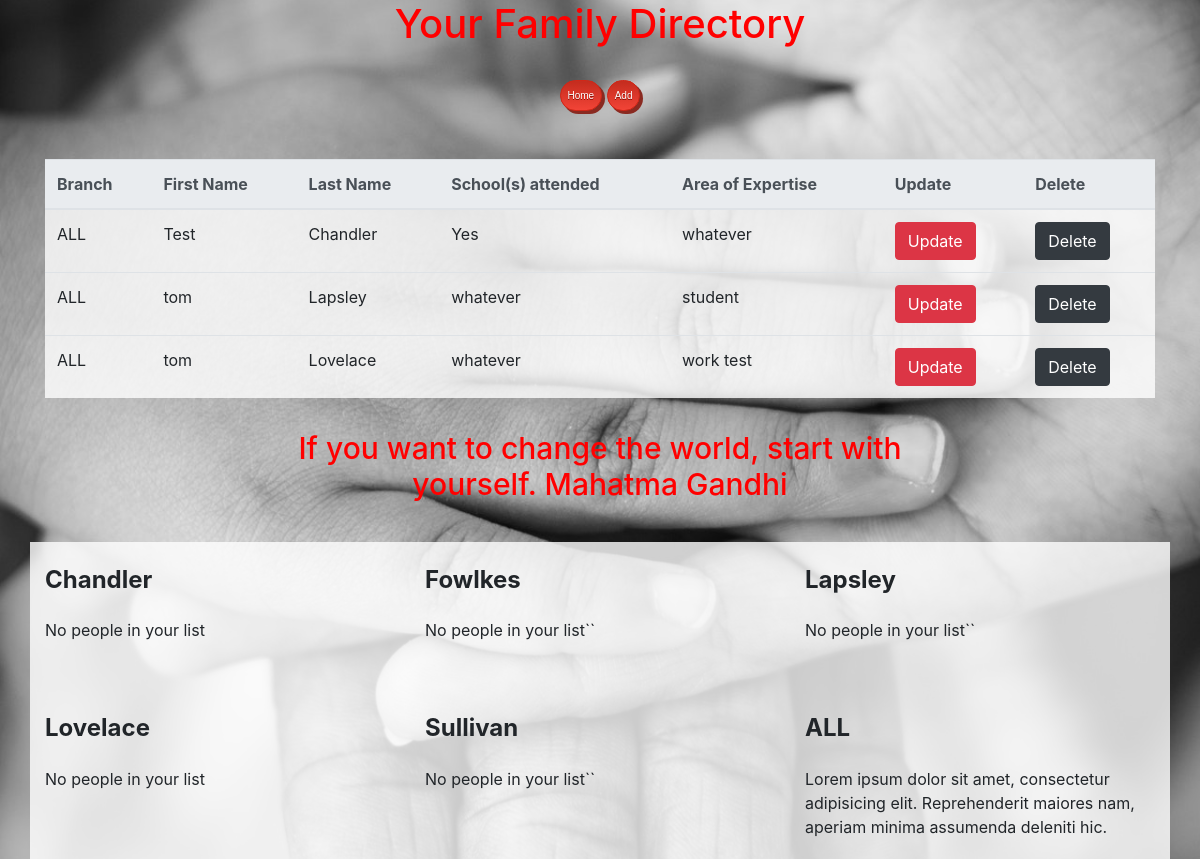
Page /directory on the earlier database version.
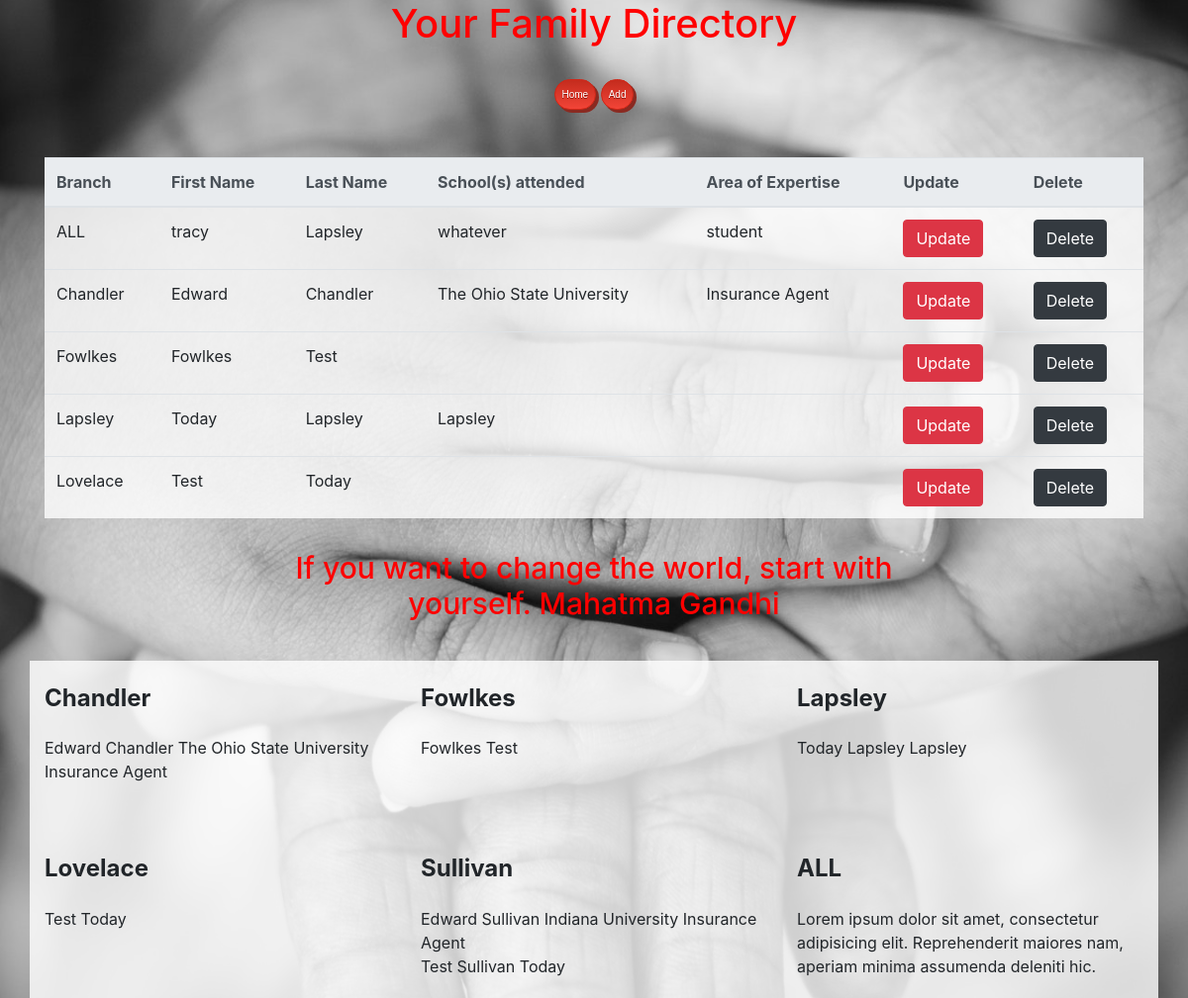
Same page on the later database version.
### family/models.py (models this page shows, shortened)
class Person(models.Model):
    first_name = models.CharField(max_length=50, default="")
    last_name = models.CharField(max_length=50, default="")
    schools =   models.CharField(max_length=30, default="")
    occupation = models.CharField(max_length=30, default="")
    branch = models.CharField(max_length=30, default="")
    listed = models.BooleanField(default=False)

### family/views.py (the view)
# urls.py: path("directory", directory_view, name="directory"),
def directory_view(request):
    people = Person.objects.all().order_by("branch")[:5]
    chandler = Person.objects.filter(branch="Chandler")[:2]
    lapsley = Person.objects.filter(branch="Lapsley")[:2]
    fowlkes = Person.objects.filter(branch="Fowlkes")[:2]
    lovelace = Person.objects.filter(branch="Lovelace")[:2]
    sullivan = Person.objects.filter(branch="Sullivan")[:2]
    context = {
        "people": people,
        "chandler": chandler,
        "lapsley": lapsley,
        "fowlkes": fowlkes,
        "lovelace": lovelace,
        "sullivan": sullivan
    }
    return render(request,'family/directory_view.html', context=context)

### templates/family/directory_view.html (shortened to what this page needs)
{% extends 'base.html' %}
{% load static %}
{% block content %}
<div class="view">
    <div class="container">
            <div class="text-center">
                <h1 style="color: red; font-size 60px">Your Family Directory</h1>
                <br>
                <a href="{% url 'family-home' %}" class="other_button">Home</a>
                <a href="{% url 'add' %}" class="other_button">Add </a>
            </div>
            <br>
            <br>
                <table class="table myTable">
                    <thead class="thead-light">
                        <tr class="table header">
                            <th class="table_header" scope="col">Branch</th>
                            <th class="table_header" scope="col">First Name</th>
                            <th class="table_header" scope="col">Last Name</th>
                            <th class="table_header" scope="col">School(s) attended</th>
                            <th class="table_header" scope="col">Area of Expertise</th>
                            <th class="table_header" scope="col">Update</th>
                            <th class="table_header" scope="col">Delete</th>
                    </thead>
                    <tbody>
                    {% if people %}
                        {% for person in people %}
                            <tr>
                                <td>{{ person.branch }}</td>
                                <td>{{ person.first_name }}</td>
                                <td>{{ person.last_name }}</td>
                                <td>{{ person.schools }}</td>
                                <td>{{person.occupation}}</td>
                                <td><a href="{% url 'update' person.id  %}" class="btn btn-danger">Update</a></td>
                                <td><a href="{% url 'delete' person.id %}" class="btn btn-dark">Delete</a></td>
                            </tr>
                        {% endfor %}
                    {% else %}
                        <tr>
                            <td>No people in your list</td>
                        </tr>
                    {% endif %}
                    </tbody>
                </table>
                    <div class="row d-flex justify-content-center mb-4">
                        <div class="col-md-8">
                            <h1 style="color: red; font-size: 30px"><p class="grey-text"><center>If you want to change the world, start with yourself.    Mahatma Gandhi</center></p></h1></n>
                        </div>
                    </div>
                    <div class="row familyList">
                        <div class="col-md-4 mb-5">
                            <h4 class="my-4 font-weight-bold">Chandler</h4>
                                {% if chandler %}
                                    {% for person in chandler %}
                                        <tr>
                                            <td>{{ person.first_name }}</td>
                                            <td>{{ person.last_name }}</td>
                                            <td>{{ person.schools }}</td>
                                            <td>{{person.occupation}}</td>
                                        </tr>
                                    {% endfor %}
                                {% else %}
                                <tr>
                                    <td>No people in your list</td>
                                {% endif %}
                        </div>
                        <div class="col-md-4 mb-5">
                            <h4 class="my-4 font-weight-bold">Fowlkes</h4>
                            {% if fowlkes %}
                            {% for person in fowlkes %}
                                <tr>
                                    <td>{{ person.first_name }}</td>
                                    <td>{{ person.last_name }}</td>
                                </tr>
                            {% endfor %}
                        {% else %}
                        <tr>
                            <td>No people in your list</td>``
                        {% endif %}
                        </div>
                        <div class="col-md-4 mb-5">
                            <h4 class="my-4 font-weight-bold">Lapsley</h4>
                            {% if lapsley %}
                            {% for person in lapsley %}
                                <tr>
                                    <td>{{ person.first_name }}</td>
                                    <td>{{ person.last_name }}</td>
                                    <td>{{ person.schools }}</td>
                                </tr>
                            {% endfor %}
                        {% else %}
                        <tr>
                            <td>No people in your list</td>``
                        {% endif %}
                        </div>
                        <div class="col-md-4 mb-5">
                            <h4 class="my-4 font-weight-bold">Lovelace</h4>
                            {% if lovelace %}
                            {% for person in lovelace %}
                                <tr>
                                    <td>{{ person.first_name }}</td>
                                    <td>{{ person.last_name }}</td>
                                </tr>
                            {% endfor %}
                        {% else %}
                        <tr>
                            <td>No people in your list</td>
                        </tr>
                        {% endif %}
                        </div>
                        <div class="col-md-4 mb-1">
                            <h4 class="my-4 font-weight-bold">Sullivan</h4>
                            {% if sullivan %}
                            {% for person in sullivan %}
                                <tr>
                                    <td>{{ person.first_name }}</td>
                                    <td>{{ person.last_name }}</td>
                                    <td>{{ person.schools }}</td>
                                    <td>{{person.occupation}}</td>
                                </tr>
                            {% endfor %}
                        {% else %}
                        <tr>
                            <td>No people in your list</td>``
                        {% endif %}
                        </div>
                        <div class="col-md-4 mb-1">
                            <h4 class="my-4 font-weight-bold">ALL</h4>
                            <p class="grey-text">Lorem ipsum dolor sit amet, consectetur adipisicing elit. Reprehenderit
                                maiores nam,
                                aperiam minima
                                assumenda deleniti hic.</p>
                        </div>
                </div>
            </div>
        </div>
{% endblock %}

### templates/base.html (shortened to what this page needs)
{% load static %}
<!DOCTYPE html>
<html lang="en">
<head>
    <link rel="stylesheet" href="https://stackpath.bootstrapcdn.com/bootstrap/4.3.1/css/bootstrap.min.css">
    <link rel="stylesheet" href="{% static 'styles.css' %}">
    {% block content  %}
    {% endblock content  %}
</body>
</html>

### family/static/styles.css (style rules this page uses)
.view { background: url(img/adult-black-and-white-child-736428.jpg) no-repeat; width: 100%; min-height: 100vh; top: 0; left: 0; background-size: cover; background-position: center; }
.myTable { background-color: rgba(255, 255, 255, 0.8); }
.familyList { background-color: rgba(255, 255, 255, 0.8); }
.other_button { -moz-box-shadow: 3px 3px 0px 0px #8a2a21; -webkit-box-shadow: 3px 3px 0px 0px #8a2a21; box-shadow: 3px 3px 0px 0px #8a2a21; background:-webkit-gradient(linear, left top, left bottom, color-stop(0.05, #c62d1f), color-stop(1, #f24437)); background:-moz-linear-gradient(top, #c62d1f 5%, #f24437 100%); background:-webkit-linear-gradient(top, #c62d1f 5%, #f24437 100%); background:-o-linear-gradient(top, #c62d1f 5%, #f24437 100%); background:-ms-linear-gradient(top, #c62d1f 5%, #f24437 100%); background:linear-gradient(to bottom, #c62d1f 5%, #f24437 100%); filter:progid:DXImageTransform.Microsoft.gradient(startColorstr='#c62d1f', endColorstr='#f24437',GradientType=0); background-color:#c62d1f; -moz-border-radius:3px; -webkit-border-radius:3px; border-radius:18px; border:1px solid #d02718; display:inline-block; cursor:pointer; color:#ffffff; font-family:Arial; font-size:10px; padding:7px 7px; text-decoration:none; text-shadow:0px 1px 0px #810e05; }

Differences in the rows shown:
removed Person: branch "ALL", first_name "Test", last_name "Chandler", schools "Yes", occupation "whatever", shown under "Your Family Directory"
removed Person: branch "ALL", first_name "tom", last_name "Lovelace", schools "whatever", occupation "work test", shown under "Your Family Directory"
changed Person "ALL": first_name "tom" → "tracy"
added Person: branch "Chandler", first_name "Edward", last_name "Chandler", schools "The Ohio State University", occupation "Insurance Agent"
added Person: branch "Fowlkes", first_name "Fowlkes", last_name "Test"
added Person: branch "Lapsley", first_name "Today", last_name "Lapsley", schools "Lapsley"
added Person: branch "Lovelace", first_name "Test", last_name "Today"
added Person: first_name "Edward", last_name "Sullivan", schools "Indiana University", occupation "Insurance Agent"
added Person: first_name "Test", last_name "Sullivan", schools "Today"
Other differences:
text no longer shown: "No people in your list No people in your list `` No people in your list `` No people in your list No people in your list ``"
